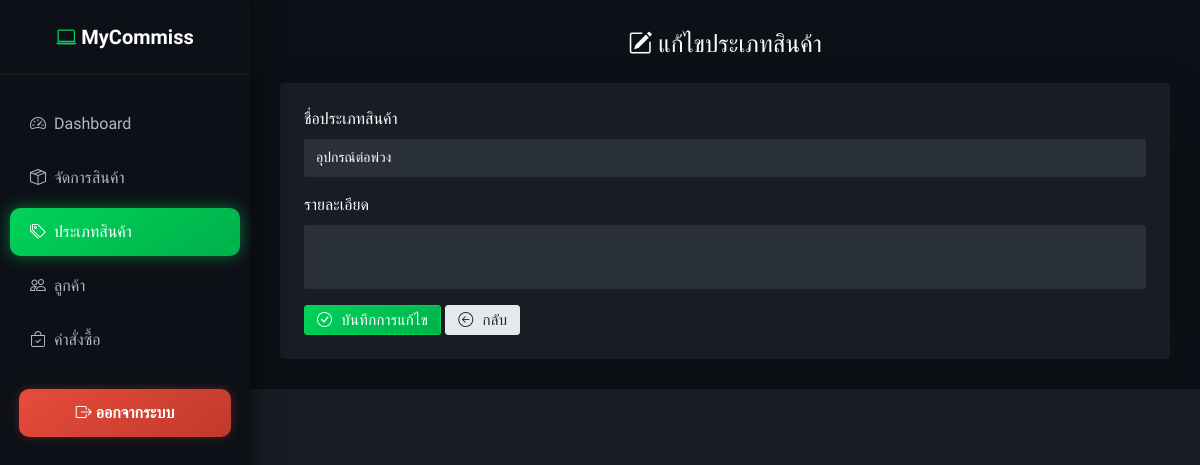
The page /admin/categories/category_edit.php?id=5 on the database as committed earlier.
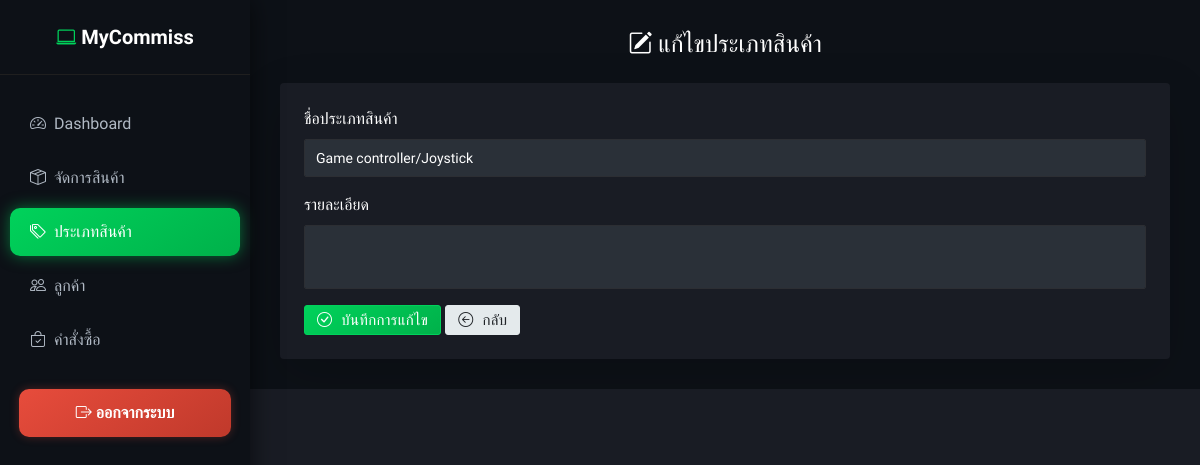
The same page on the database as committed later.
### tables this page shows
CREATE TABLE `category` (
  `cat_id` int(11) NOT NULL,
  `cat_name` varchar(255) NOT NULL,
  `cat_description` varchar(255) DEFAULT NULL
);

### admin/categories/category_edit.php (the view, shortened to what this page needs)
<?php
include __DIR__ . "/../partials/connectdb.php";
$id = $_GET['id'] ?? null;
$stmt = $conn->prepare("SELECT * FROM category WHERE cat_id = ?");
$stmt->execute([$id]);
$cat = $stmt->fetch();
?>
<h3 class="mb-4 text-center fw-bold text-white">
  <i class="bi bi-pencil-square"></i> แก้ไขประเภทสินค้า
</h3>
<form method="post" class="card p-4 shadow-lg border-0">
  <div class="mb-3">
    <label class="form-label">ชื่อประเภทสินค้า</label>
    <input type="text" name="cat_name" value="<?= htmlspecialchars($cat['cat_name']) ?>" class="form-control" required>
  </div>
  <div class="mb-3">
    <label class="form-label">รายละเอียด</label>
    <textarea name="cat_description" rows="3" class="form-control"><?= htmlspecialchars($cat['cat_description'] ?? '') ?></textarea>
  </div>
  <div class="text-end">
    <button type="submit" class="btn btn-success">
      <i class="bi bi-check-circle"></i> บันทึกการแก้ไข
    </button>
    <a href="categories.php" class="btn btn-secondary">
      <i class="bi bi-arrow-left-circle"></i> กลับ
    </a>
  </div>
</form>
<?php
include __DIR__ . "/../partials/layout.php";
?>

Rows that differ between the two databases and show on the page:
changed category: cat_name "อุปกรณ์ต่อพ่วง" → "Game controller/Joystick"
